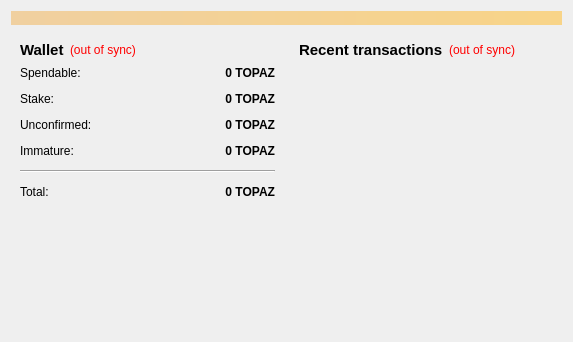
<?xml version="1.0" encoding="UTF-8"?>
<ui version="4.0">
 <class>OverviewPage</class>
 <widget class="QWidget" name="OverviewPage">
  <property name="geometry">
   <rect>
    <x>0</x>
    <y>0</y>
    <width>573</width>
    <height>342</height>
   </rect>
  </property>
  <property name="windowTitle">
   <string>Form</string>
  </property>
  <layout class="QVBoxLayout" name="topLayout">
   <item>
    <widget class="QLabel" name="labelAlerts">
     <property name="visible">
      <bool>false</bool>
     </property>
     <property name="styleSheet">
      <string notr="true">background-color: qlineargradient(x1: 0, y1: 0, x2: 1, y2: 0, stop:0 #F0D0A0, stop:1 #F8D488);  color:#000000
</string>
     </property>
     <property name="wordWrap">
      <bool>true</bool>
     </property>
     <property name="margin">
      <number>3</number>
     </property>
    </widget>
   </item>
   <item>
    <layout class="QHBoxLayout" name="horizontalLayout" stretch="1,1">
     <item>
      <layout class="QVBoxLayout" name="verticalLayout_2">
       <item>
        <widget class="QWidget" name="widget" native="true">
         <layout class="QVBoxLayout" name="verticalLayout_4">
          <item>
           <layout class="QHBoxLayout" name="horizontalLayout_4">
            <item>
             <widget class="QLabel" name="label_5">
              <property name="font">
               <font>
                <pointsize>11</pointsize>
                <weight>75</weight>
                <bold>true</bold>
               </font>
              </property>
              <property name="text">
               <string>Wallet</string>
              </property>
             </widget>
            </item>
            <item>
             <widget class="QLabel" name="labelWalletStatus">
              <property name="toolTip">
               <string>The displayed information may be out of date. Your wallet automatically synchronizes with the TopazCoin network after a connection is established, but this process has not completed yet.</string>
              </property>
              <property name="styleSheet">
               <string notr="true">QLabel { color: red; }</string>
              </property>
              <property name="text">
               <string notr="true">(out of sync)</string>
              </property>
              <property name="alignment">
               <set>Qt::AlignLeading|Qt::AlignLeft|Qt::AlignVCenter</set>
              </property>
             </widget>
            </item>
            <item>
             <spacer name="horizontalSpacer_2">
              <property name="orientation">
               <enum>Qt::Horizontal</enum>
              </property>
              <property name="sizeHint" stdset="0">
               <size>
                <width>40</width>
                <height>20</height>
               </size>
              </property>
             </spacer>
            </item>
           </layout>
          </item>
          <item>
           <layout class="QFormLayout" name="formLayout_2">
            <property name="fieldGrowthPolicy">
             <enum>QFormLayout::AllNonFixedFieldsGrow</enum>
            </property>
            <property name="horizontalSpacing">
             <number>12</number>
            </property>
            <property name="verticalSpacing">
             <number>12</number>
            </property>
            <item row="0" column="0">
             <widget class="QLabel" name="label">
              <property name="text">
               <string>Spendable:</string>
              </property>
             </widget>
            </item>
            <item row="0" column="1">
             <widget class="QLabel" name="labelBalance">
              <property name="font">
               <font>
                <weight>75</weight>
                <bold>true</bold>
               </font>
              </property>
              <property name="cursor">
               <cursorShape>IBeamCursor</cursorShape>
              </property>
              <property name="toolTip">
               <string>Your current spendable balance</string>
              </property>
              <property name="text">
               <string notr="true">0 TOPAZ</string>
              </property>
              <property name="alignment">
               <set>Qt::AlignRight|Qt::AlignTrailing|Qt::AlignVCenter</set>
              </property>
              <property name="textInteractionFlags">
               <set>Qt::LinksAccessibleByMouse|Qt::TextSelectableByKeyboard|Qt::TextSelectableByMouse</set>
              </property>
             </widget>
            </item>
            <item row="1" column="0">
             <widget class="QLabel" name="label_6">
              <property name="text">
               <string>Stake:</string>
              </property>
             </widget>
            </item>
            <item row="1" column="1">
             <widget class="QLabel" name="labelStake">
              <property name="font">
               <font>
                <weight>75</weight>
                <bold>true</bold>
               </font>
              </property>
              <property name="cursor">
               <cursorShape>IBeamCursor</cursorShape>
              </property>
              <property name="toolTip">
               <string>Total of coins that was staked, and do not yet count toward the current balance</string>
              </property>
              <property name="text">
               <string notr="true">0 TOPAZ</string>
              </property>
              <property name="alignment">
               <set>Qt::AlignRight|Qt::AlignTrailing|Qt::AlignVCenter</set>
              </property>
              <property name="textInteractionFlags">
               <set>Qt::LinksAccessibleByMouse|Qt::TextSelectableByKeyboard|Qt::TextSelectableByMouse</set>
              </property>
             </widget>
            </item>
            <item row="2" column="0">
             <widget class="QLabel" name="label_3">
              <property name="text">
               <string>Unconfirmed:</string>
              </property>
             </widget>
            </item>
            <item row="2" column="1">
             <widget class="QLabel" name="labelUnconfirmed">
              <property name="font">
               <font>
                <weight>75</weight>
                <bold>true</bold>
               </font>
              </property>
              <property name="cursor">
               <cursorShape>IBeamCursor</cursorShape>
              </property>
              <property name="toolTip">
               <string>Total of transactions that have yet to be confirmed, and do not yet count toward the current balance</string>
              </property>
              <property name="text">
               <string notr="true">0 TOPAZ</string>
              </property>
              <property name="alignment">
               <set>Qt::AlignRight|Qt::AlignTrailing|Qt::AlignVCenter</set>
              </property>
              <property name="textInteractionFlags">
               <set>Qt::LinksAccessibleByMouse|Qt::TextSelectableByKeyboard|Qt::TextSelectableByMouse</set>
              </property>
             </widget>
            </item>
            <item row="3" column="0">
             <widget class="QLabel" name="labelImmatureText">
              <property name="text">
               <string>Immature:</string>
              </property>
             </widget>
            </item>
            <item row="3" column="1">
             <widget class="QLabel" name="labelImmature">
              <property name="font">
               <font>
                <weight>75</weight>
                <bold>true</bold>
               </font>
              </property>
              <property name="toolTip">
               <string>Mined balance that has not yet matured</string>
              </property>
              <property name="text">
               <string notr="true">0 TOPAZ</string>
              </property>
              <property name="alignment">
               <set>Qt::AlignRight|Qt::AlignTrailing|Qt::AlignVCenter</set>
              </property>
              <property name="textInteractionFlags">
               <set>Qt::LinksAccessibleByMouse|Qt::TextSelectableByKeyboard|Qt::TextSelectableByMouse</set>
              </property>
             </widget>
            </item>
            <item row="4" column="0" colspan="2">
             <widget class="Line" name="line">
              <property name="orientation">
               <enum>Qt::Horizontal</enum>
              </property>
             </widget>
            </item>
            <item row="5" column="0">
             <widget class="QLabel" name="labelTotalText">
              <property name="text">
               <string>Total:</string>
              </property>
             </widget>
            </item>
            <item row="5" column="1">
             <widget class="QLabel" name="labelTotal">
              <property name="font">
               <font>
                <weight>75</weight>
                <bold>true</bold>
               </font>
              </property>
              <property name="cursor">
               <cursorShape>IBeamCursor</cursorShape>
              </property>
              <property name="toolTip">
               <string>Your current total balance</string>
              </property>
              <property name="text">
               <string notr="true">0 TOPAZ</string>
              </property>
              <property name="alignment">
               <set>Qt::AlignRight|Qt::AlignTrailing|Qt::AlignVCenter</set>
              </property>
              <property name="textInteractionFlags">
               <set>Qt::LinksAccessibleByMouse|Qt::TextSelectableByKeyboard|Qt::TextSelectableByMouse</set>
              </property>
             </widget>
            </item>
           </layout>
          </item>
         </layout>
        </widget>
       </item>
       <item>
        <spacer name="verticalSpacer">
         <property name="orientation">
          <enum>Qt::Vertical</enum>
         </property>
         <property name="sizeHint" stdset="0">
          <size>
           <width>20</width>
           <height>40</height>
          </size>
         </property>
        </spacer>
       </item>
      </layout>
     </item>
     <item>
      <layout class="QVBoxLayout" name="verticalLayout_3">
       <item>
        <widget class="QWidget" name="widget_2" native="true">
         <layout class="QVBoxLayout" name="verticalLayout">
          <item>
           <layout class="QHBoxLayout" name="horizontalLayout_2">
            <item>
             <widget class="QLabel" name="label_4">
              <property name="font">
               <font>
                <pointsize>11</pointsize>
                <weight>75</weight>
                <bold>true</bold>
               </font>
              </property>
              <property name="text">
               <string>&lt;b&gt;Recent transactions&lt;/b&gt;</string>
              </property>
             </widget>
            </item>
            <item>
             <widget class="QLabel" name="labelTransactionsStatus">
              <property name="toolTip">
               <string>The displayed information may be out of date. Your wallet automatically synchronizes with the TopazCoin network after a connection is established, but this process has not completed yet.</string>
              </property>
              <property name="styleSheet">
               <string notr="true">QLabel { color: red; }</string>
              </property>
              <property name="text">
               <string notr="true">(out of sync)</string>
              </property>
              <property name="alignment">
               <set>Qt::AlignRight|Qt::AlignTrailing|Qt::AlignVCenter</set>
              </property>
             </widget>
            </item>
            <item>
             <spacer name="horizontalSpacer">
              <property name="orientation">
               <enum>Qt::Horizontal</enum>
              </property>
              <property name="sizeHint" stdset="0">
               <size>
                <width>40</width>
                <height>20</height>
               </size>
              </property>
             </spacer>
            </item>
           </layout>
          </item>
          <item>
           <widget class="QListView" name="listTransactions">
            <property name="styleSheet">
             <string notr="true">QListView { background: transparent; }</string>
            </property>
            <property name="frameShape">
             <enum>QFrame::NoFrame</enum>
            </property>
            <property name="verticalScrollBarPolicy">
             <enum>Qt::ScrollBarAlwaysOff</enum>
            </property>
            <property name="horizontalScrollBarPolicy">
             <enum>Qt::ScrollBarAlwaysOff</enum>
            </property>
            <property name="selectionMode">
             <enum>QAbstractItemView::NoSelection</enum>
            </property>
           </widget>
          </item>
         </layout>
        </widget>
       </item>
      </layout>
     </item>
    </layout>
   </item>
  </layout>
 </widget>
 <resources/>
 <connections/>
</ui>
